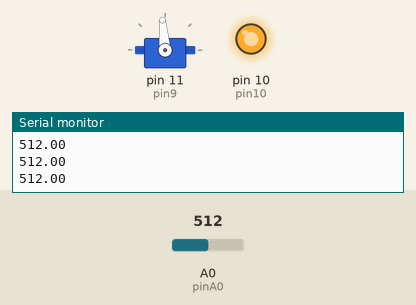
Recording of a sketch running on a simulated Arduino Uno, built with avr-gcc and run on an emulated ATmega328P. On the bench: servo, output pins drawn as LEDs (lit = HIGH), the last lines printed to the serial monitor. Inputs (shaded band) come from the test bench; at power-on: A0 (pinA0) = 512.

Above: at 1.2 s.
1.3 s: A0 (pinA0) set to 423
2.9 s: A0 (pinA0) set to 392
At 4.4 s:
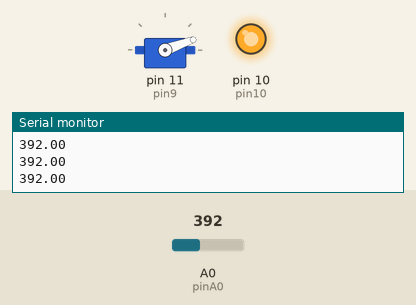
4.7 s: A0 (pinA0) set to 900
At 5.3 s:
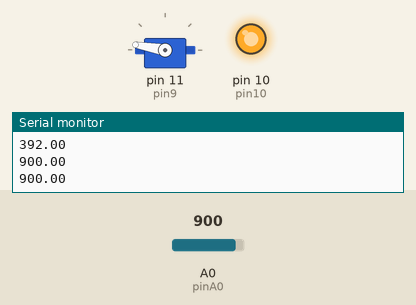
6.5 s: A0 (pinA0) set to 833
8.0 s: A0 (pinA0) set to 805
At 8.7 s:
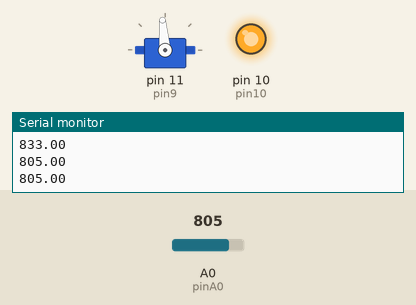
9.7 s: A0 (pinA0) set to 1023
At 10.8 s:
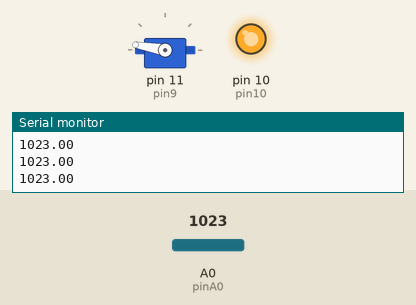
Timing chart, 0 to 12.5 s (numbered marks = the images above; inputs shaded):
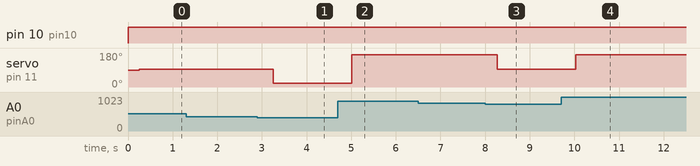

The sketch:

sketch_jun27a.ino
```cpp
#include <Servo.h>
int pin9 = 11 ;
int pin10 = 10;
int pinA0 = A0;
float val;
float j;
Servo myservo;

void setup() {
  Serial.begin(9600);
  myservo.attach(pin9);
  pinMode(pin10,OUTPUT);
  pinMode(pinA0,INPUT);
}


void loop() {
  analogWrite(pin10,255);
  val = analogRead(pinA0);
  j = 5./1023.*val;
  delay(250);
  Serial.println(val);
  if(j<=2) {
    myservo.write(20);
    }

  if(j>=2 && j<=4){
    myservo.write(95);

    }

  if(j>=4){
    myservo.write(170);
    }
}
```

Measured:
- the behaviour switches between 410 and 409 on A0 (pinA0) (found by bisection; images 0 and 1)
- the behaviour switches between 819 and 818 on A0 (pinA0) (found by bisection; images 2 and 3)
- after the input at 2.9 s, servo on pin 11 (pin9): 95° → 20° after 0.36 s
- after the input at 4.7 s, servo on pin 11 (pin9): 20° → 170° after 0.31 s
- after the input at 8.0 s, servo on pin 11 (pin9): 170° → 95° after 0.27 s
- after the input at 9.7 s, servo on pin 11 (pin9): 95° → 170° after 0.33 s
